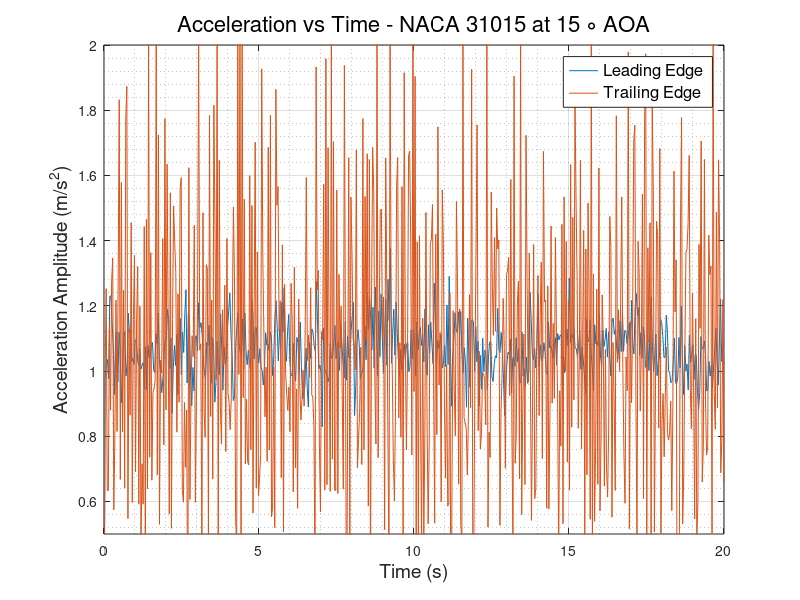
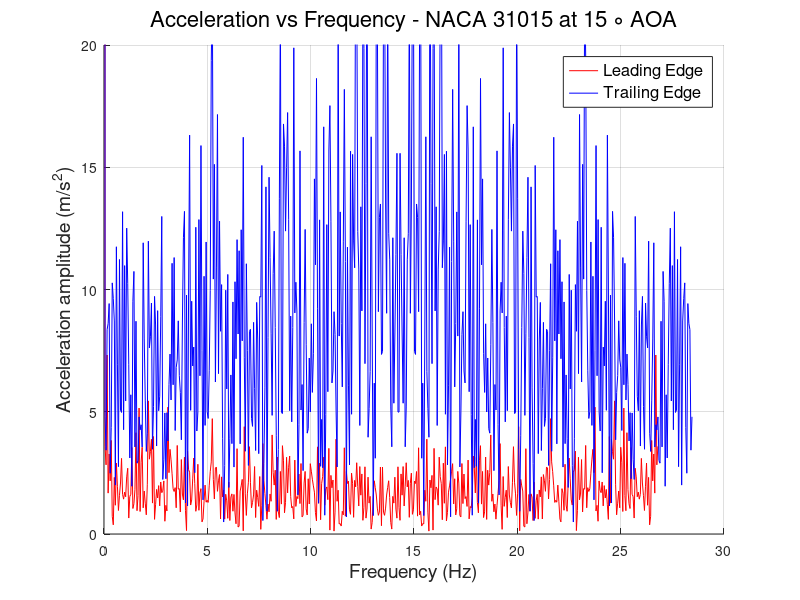

Write MATLAB code to recreate these figures, in order.
clc
clear
close all
%% READING ACCELEROMETER DATA and defining Variables
                        % LEADING EDGE %
data   = xlsread('LE_500rpm.csv');
LE_time   = data(:,1);
LE_X_acc  = data(:,2);
LE_Y_acc  = data(:,3);
LE_Z_acc  = data(:,4);
LE_R_acc  = sqrt(LE_X_acc.^2 + LE_Y_acc.^2 + LE_Z_acc.^2);
% plot(LE_time,LE_R_acc)
N      = numel(LE_time);
Ts     = abs(diff(LE_time(1:2)));
fs     = 1/Ts;
f_axis = [0:N-1]*fs/N;
A_freq_LE = fft(LE_R_acc);
figure(1) 
plot(LE_time,LE_R_acc)
hold on
figure(2)
hold on
plot(f_axis,abs(A_freq_LE),'-r','LineWidth',0.5)
grid on 
grid minor
                        % TRAILING EDGE %
data   = xlsread('TE_500rpm.csv');
TE_time   = data(:,1);
TE_X_acc  = data(:,2);
TE_Y_acc  = data(:,3);
TE_Z_acc  = data(:,4);
TE_R_acc  = sqrt(TE_X_acc.^2 + TE_Y_acc.^2 + TE_Z_acc.^2);
% plot(TE_time,TE_R_acc)
N      = numel(TE_time);
Ts     = abs(diff(TE_time(1:2)));
fs     = 1/Ts;
f_axis = [0:N-1]*fs/N;
A_freq_TE = fft(TE_R_acc);
figure(1)
plot(TE_time, TE_R_acc)
grid on
grid minor
xlabel('Time (s)','FontSize',14,'FontWeight','normal')
ylabel('Acceleration Amplitude (m/s^2)','FontSize',14,'FontWeight','normal')
legend ('Leading Edge','Trailing Edge','FontSize',12,'FontWeight','normal')
title('Acceleration vs Time - NACA 31015 at 15 \circ AOA','FontSize',16,'FontWeight','normal')
ylim([0.5 2])
figure(2)
plot(f_axis,abs(A_freq_TE),'-b','LineWidth',0.5)
grid on 
grid minor
ylabel('Acceleration amplitude (m/s^2)','FontSize',14,'FontWeight','normal')
xlabel('Frequency (Hz)','FontSize',14,'FontWeight','normal')
ylim([0 20])
legend ('Leading Edge','Trailing Edge','FontSize',12,'FontWeight','normal')
title('Acceleration vs Frequency - NACA 31015 at 15 \circ AOA','FontSize',16,'FontWeight','normal')
